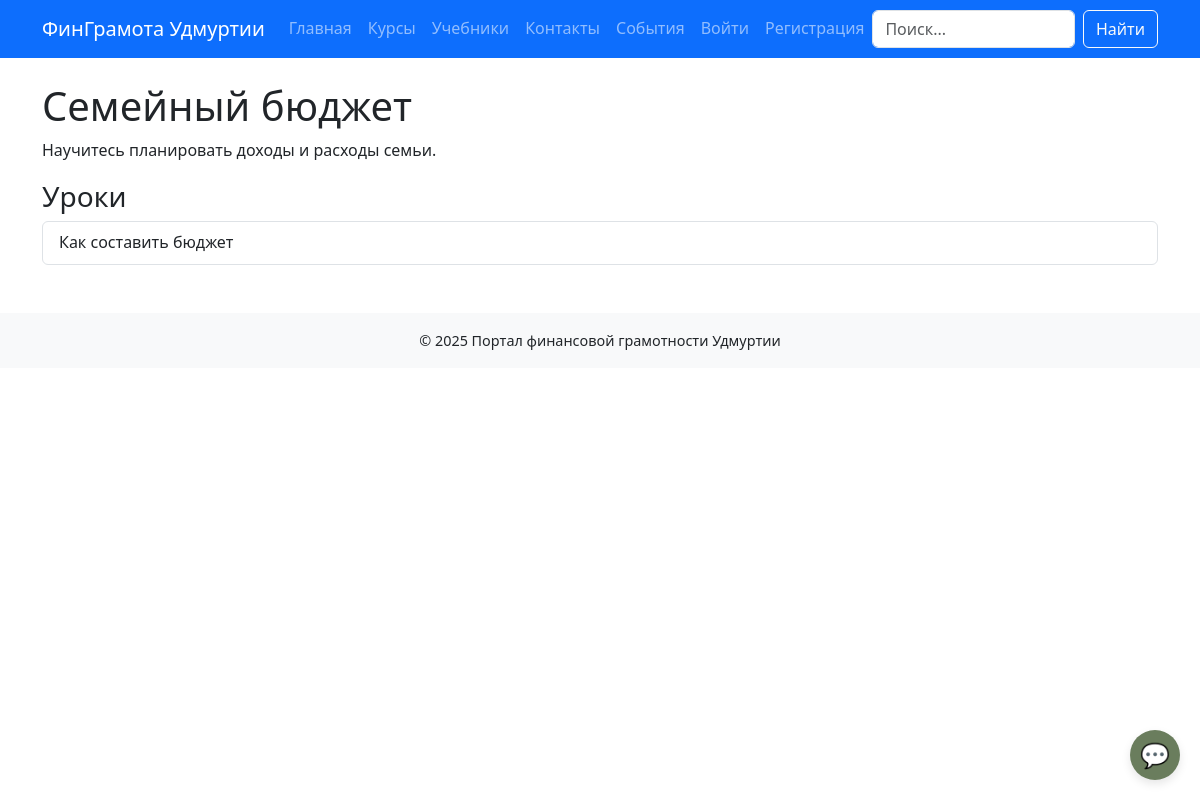
The page /courses/1/ on the database as committed earlier.
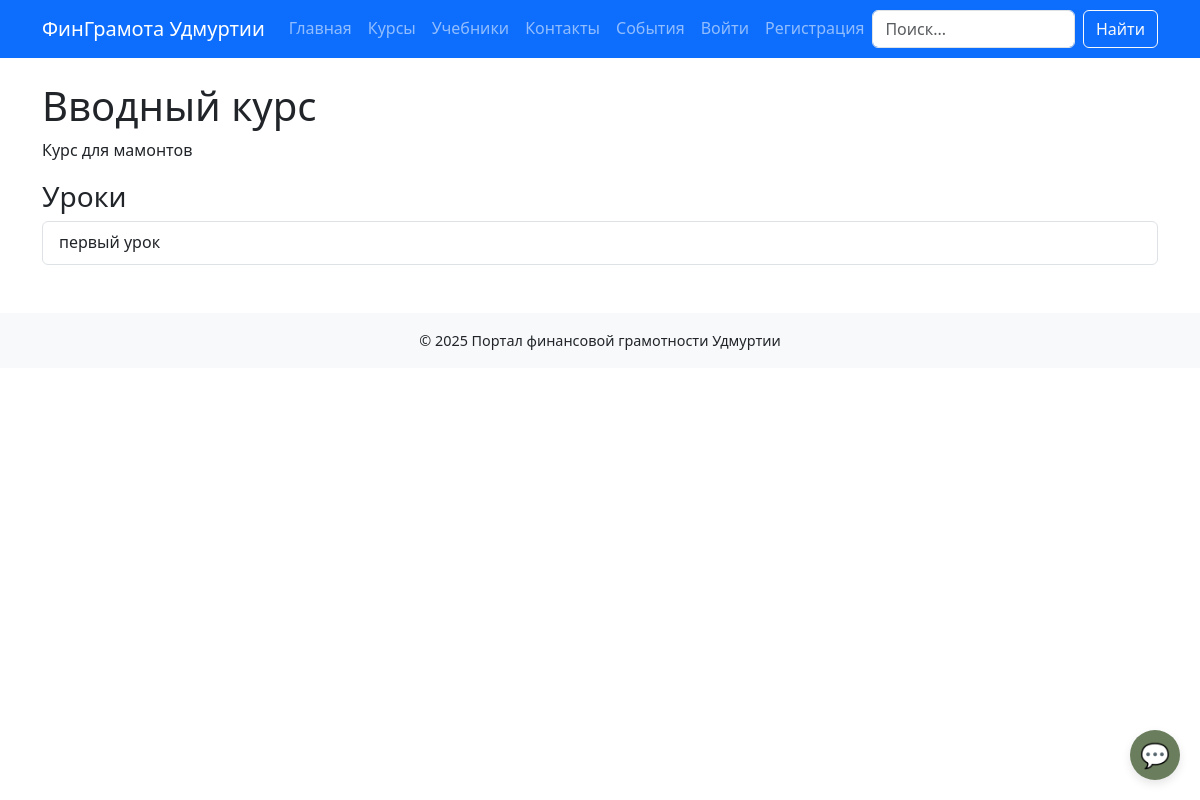
The same page on the database as committed later.
### courses/models.py (models this page shows, shortened)
class Course(models.Model):
    title = models.CharField(max_length=200)
    description = models.TextField()
    audience = models.CharField(max_length=50, choices=AUDIENCE_CHOICES, default='все')
    format_type = models.CharField(max_length=50, choices=FORMAT_CHOICES, default='текст')
    created_at = models.DateTimeField(auto_now_add=True)

class Lesson(models.Model):
    course = models.ForeignKey(Course, on_delete=models.CASCADE, related_name='lessons')
    title = models.CharField(max_length=200)
    content = models.TextField()
    video_url = models.URLField(blank=True, null=True)  # YouTube
    order = models.IntegerField(default=1)

### courses/views.py (the view)
# urls.py: path('<int:course_id>/', views.course_detail_view, name='detail'),
def course_detail_view(request, course_id):
    course = get_object_or_404(Course, id=course_id)
    return render(request, 'courses/detail.html', {'course': course})

### templates/courses/detail.html
{% extends 'base.html' %}
{% block content %}
<h1>{{ course.title }}</h1>
<p>{{ course.description }}</p>
<h3>Уроки</h3>
<div class="list-group">
    {% for lesson in course.lessons.all %}
        <a href="{% url 'courses:lesson' lesson.id %}" class="list-group-item list-group-item-action">
            {{ lesson.title }}
        </a>
    {% empty %}
        <p>Уроки пока не добавлены.</p>
    {% endfor %}
</div>
{% endblock %}

Rows that differ between the two databases and show on the page:
removed Lesson: title "Как составить бюджет"
changed Course: title "Семейный бюджет" → "Вводный курс"; description "Научитесь планировать доходы и расходы семьи." → "Курс для мамонтов"
added Lesson: title "первый урок"
